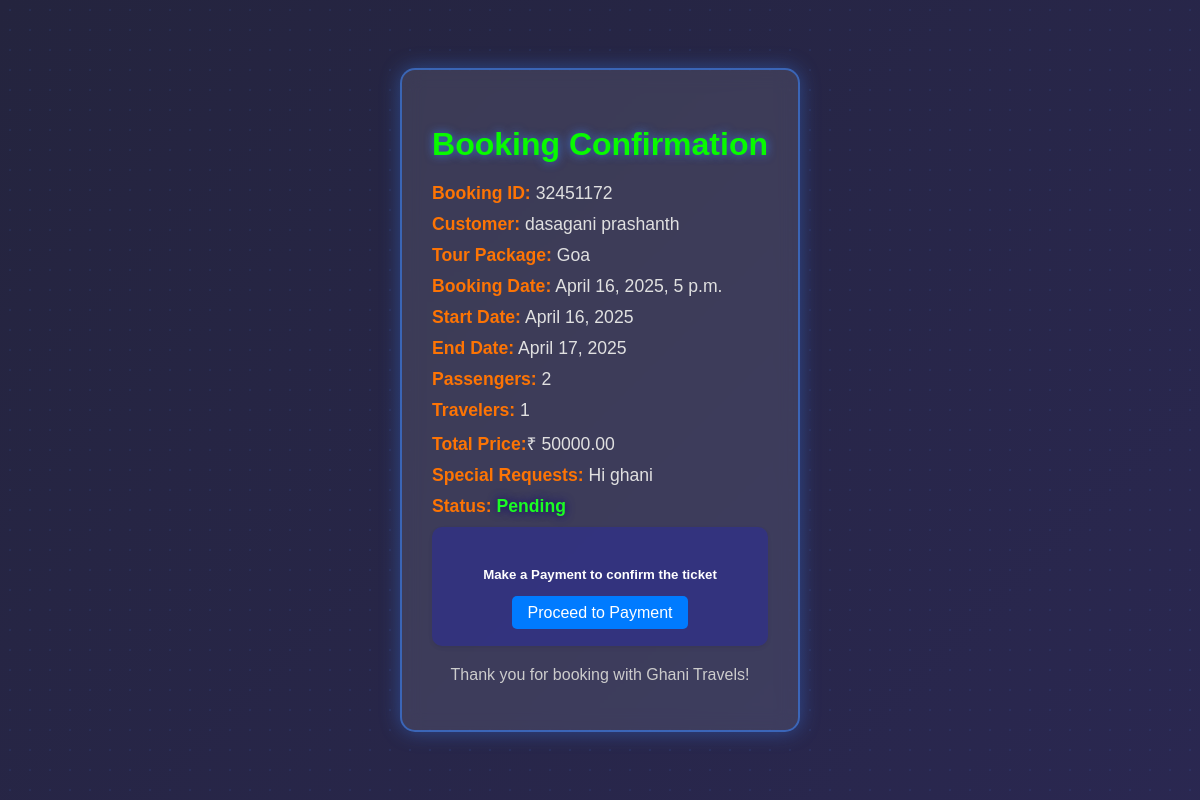
The app's page /booking-confirmation/32451172/ with its own data.
### myapp/models.py (models this page shows, shortened)
class Booking(models.Model):
    STATUS_CHOICES = (
        ('pending', 'Pending'),
        ('confirmed', 'Confirmed'),
        ('cancelled', 'Cancelled'),
    )
    uid = models.UUIDField(default=uuid.uuid4, editable=False, unique=True)
    version = models.PositiveIntegerField(default=1)
    last_updated = models.DateTimeField(auto_now=True)
    user = models.ForeignKey(CustomUser, on_delete=models.CASCADE,related_name='bookings')
    tour_package = models.ForeignKey('TourPackage', on_delete=models.CASCADE)
    ticket_number = models.CharField(max_length=20, unique=True, blank=True, null=True)
    booking_date = models.DateTimeField(auto_now_add=True)
    passengers = models.IntegerField(default=1)
    start_date = models.DateField()
    end_date = models.DateField()
    travelers = models.PositiveIntegerField(default=1)
    total_price = models.DecimalField(max_digits=10, decimal_places=2)
    status = models.CharField(max_length=10, choices=STATUS_CHOICES, default='Pending')
    special_requests = models.TextField(blank=True)

class CustomUser(AbstractUser):
    USER_TYPE_CHOICES = (
        ('C', 'Customer'),
        ('A', 'Agent'),
        ('AD', 'Admin'),
    )
    username = None
    email = models.EmailField(_('email address'), unique=True)
    user_type = models.CharField(_('user type'), max_length=2, choices=USER_TYPE_CHOICES, default='C')
    first_name = models.CharField(max_length=30)
    last_name = models.CharField(max_length=30)
    phone_number = models.CharField(_('phone number'), max_length=20, default="0000000000")
    profile_picture = models.ImageField(_('profile picture'), upload_to='profiles/', null=True, blank=True)
    bio = models.TextField(_('bio'), blank=True)
    email_verified = models.BooleanField(_('email verified'), default=True)
    created_at = models.DateTimeField(auto_now_add=True)
    USERNAME_FIELD = 'email'  # ✅ USE EMAIL AS THE USERNAME
    REQUIRED_FIELDS = ['first_name', 'last_name', 'phone_number']  # ✅ ADD REQUIRED FIELDS
    objects = CustomUserManager()  # ✅ ADD CUSTOM USER MANAGER
    groups = models.ManyToManyField(
        Group,
        verbose_name=_('groups'),
        blank=True,
        related_name="custom_users",
        related_query_name="custom_user",
    )
    user_permissions = models.ManyToManyField(
        Permission,
        verbose_name=_('user permissions'),
        blank=True,
        related_name="custom_users",
        related_query_name="custom_user",
    )

class TourPackage(models.Model):
    title = models.CharField(max_length=255)
    description = models.TextField()
    destination = models.CharField(max_length=100)
    duration_days = models.PositiveIntegerField()
    price = models.DecimalField(max_digits=10, decimal_places=2)
    available_seats = models.PositiveIntegerField()
    start_date = models.DateField()
    end_date = models.DateField()
    categories = models.ManyToManyField(TourCategory)
    featured_image = models.ImageField(upload_to='tours/')
    created_at = models.DateTimeField(auto_now_add=True)
    updated_at = models.DateTimeField(auto_now=True)
    is_active = models.BooleanField(default=True)

### myapp/views.py (the view)
# urls.py: path('booking-confirmation/', views.booking_confirmation, name='booking_confirmation'),
def booking_confirmation(request, booking_id):
    booking = get_object_or_404(Booking, id=booking_id)
    return render(request, 'registration/booking_confirmation.html', {'booking': booking})

### myapp/templates/registration/booking_confirmation.html (shortened to what this page needs)
<!DOCTYPE html>
<html lang="en">
<head>
</head>
<body>
    <div class="grid-background"></div>
    <div class="container">
        <h2>Booking Confirmation</h2>
        <div class="details">
            <p><strong>Booking ID:</strong> {{ booking.id }}</p>
            <p><strong>Customer:</strong> {{ booking.user.first_name }} {{ booking.user.last_name }}</p>
            <p><strong>Tour Package:</strong> {{ booking.tour_package.title }}</p>
            <p><strong>Booking Date:</strong> {{ booking.booking_date }}</p>
            <p><strong>Start Date:</strong> {{ booking.start_date }}</p>
            <p><strong>End Date:</strong> {{ booking.end_date }}</p>
            <p><strong>Passengers:</strong> {{ booking.passengers }}</p>
            <p><strong>Travelers:</strong> {{ booking.travelers }}</p>
            <p><strong>Total Price:</strong>₹ {{ booking.total_price }}</p>
            <p><strong>Special Requests:</strong> {{ booking.special_requests|default:"None" }}</p>
            <p><strong>Status:</strong> <span class="status">{{ booking.get_status_display }}</span></p>
            <div class="col-md-4 mb-4">
                <div class="card shadow-sm text-center p-4">
                    <h5 class="mt-3">Make a Payment to confirm the ticket</h5>
                    <a href="{% url 'payment_page' %}" class="btn btn-primary btn-custom">Proceed to Payment</a>
                </div>
            </div>
        </div>
        <p class="footer">Thank you for booking with Ghani Travels!</p>
    </div>
</body>
</html>

### myapp/templates/registration/booking_confirmation.html (style rules this page uses)
body { font-family: 'Arial', sans-serif; margin: 0; padding: 0; background: linear-gradient(-45deg, #0f0c29, #302b63, #24243e); background-size: 400% 400%; animation: gradientBG 15s ease infinite; display: flex; justify-content: center; align-items: center; min-height: 100vh; color: #fff; }
.container { max-width: 600px; padding: 30px; border: 2px solid rgba(59, 130, 246, 0.6); border-radius: 15px; background: rgba(255, 255, 255, 0.1); backdrop-filter: blur(10px); box-shadow: 0 0 20px rgba(59, 130, 246, 0.4); animation: neonBorder 3s infinite, glow 3s infinite; transition: transform 0.3s ease, box-shadow 0.3s ease; }
h2 { text-align: center; font-size: 2rem; margin-bottom: 20px; color:rgb(8, 250, 0); text-shadow: 0 0 10px rgba(59, 130, 246, 0.8); }
.details p { margin: 10px 0; font-size: 1.1rem; color: #e0e0e0; }
.details p strong { color:rgb(253, 116, 4); }
.status { font-weight: bold; color:rgb(27, 253, 35); text-shadow: 0 0 10px rgb(14, 2, 117); }
.footer { text-align: center; margin-top: 20px; font-size: 1rem; color: #ccc; }
.grid-background { position: absolute; top: 0; left: 0; width: 100%; height: 100%; background: radial-gradient(circle, rgba(59, 130, 246, 0.1) 1px, transparent 1px); background-size: 20px 20px; z-index: -1; animation: moveGrid 10s linear infinite; }
.card { background:rgba(46, 45, 153, 0.56); border: none; border-radius: 10px; transition: transform 0.3s ease, box-shadow 0.3s ease; }
.shadow-sm { box-shadow: 0 .125rem .25rem rgba(0,0,0,.075); }
.text-center { text-align: center; }
.p-4 { padding: 1.5rem !important; }
.mt-3 { margin-top: 1rem !important; }
.btn-custom { background-color: #007bff; border: none; color: #ffffff; padding: 0.5rem 1rem; font-size: 1rem; border-radius: 5px; text-decoration: none; transition: background-color 0.3s ease, transform 0.3s ease; }

### records on screen
Booking: id "32451172", user.first_name "dasagani", user.last_name "prashanth", tour_package "Goa", booking_date "April 16, 2025, 5 p.m.", start_date "April 16, 2025", end_date "April 17, 2025", passengers "2", travelers "1", total_price "50000.00", special_requests "Hi ghani", status "Pending"
